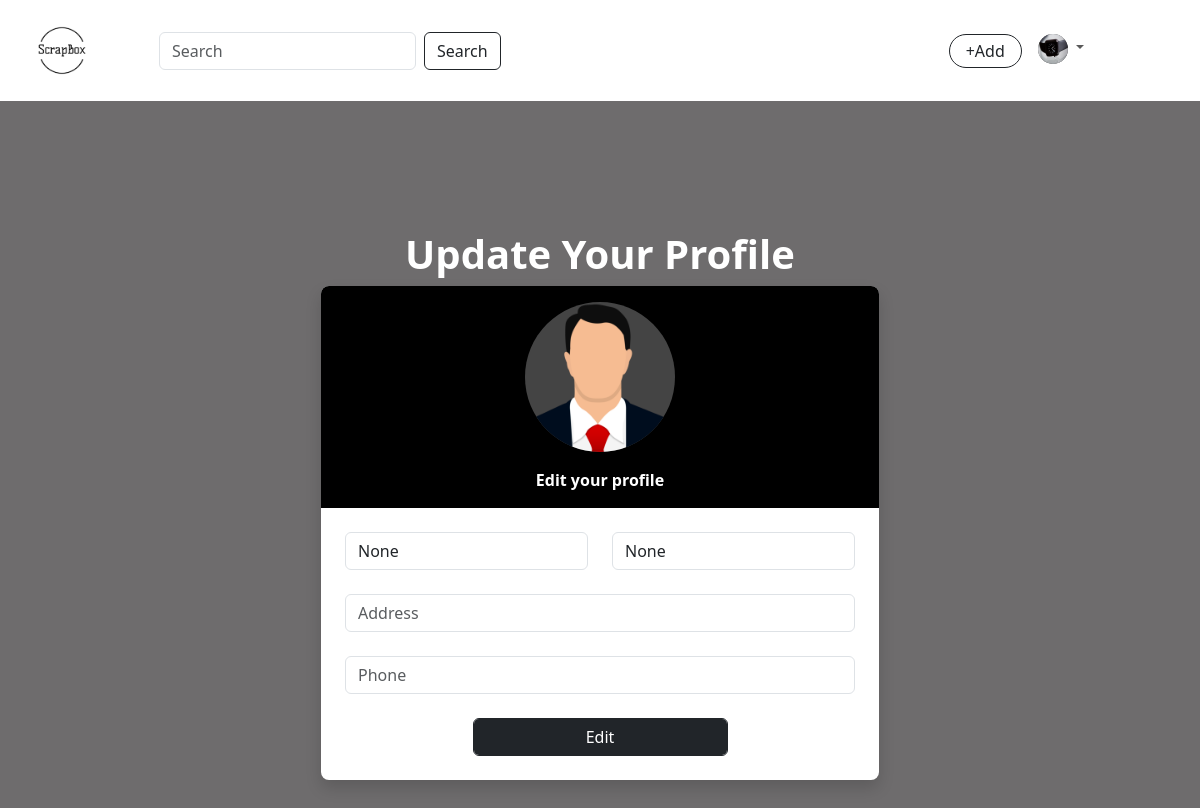
Page /profile/3/update/ (signed in) on the earlier database version.
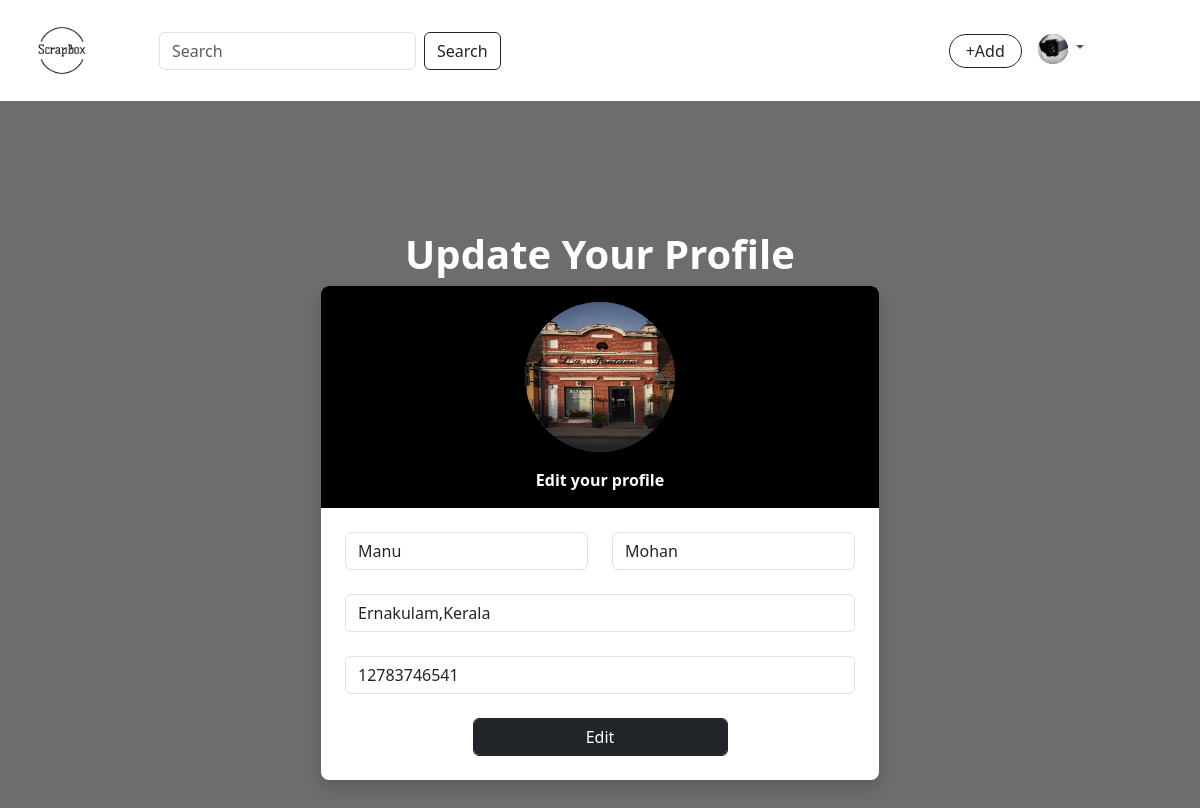
Same page on the later database version.
### scrapboxapp/models.py (models this page shows, shortened)
class UserProfile(models.Model):
    user=models.OneToOneField(User,on_delete=models.CASCADE,related_name="profile")
    first_name=models.CharField(max_length=200,null=True)
    last_name=models.CharField(max_length=200,null=True)
    address=models.CharField(max_length=200)
    phone=models.CharField(max_length=200)
    profile_pic=models.ImageField(upload_to="profilepics")

### scrapboxapp/views.py (the view, shortened to what this page needs)
# urls.py: path('profile/<int:pk>/update/',views.UserUpdateView.as_view(),name="profile-edit"),
@method_decorator(decs,name="dispatch")
class UserUpdateView(UpdateView):
    model=UserProfile
    form_class=UserProfileForm
    template_name="profile_edit.html"

### scrapboxapp/forms.py
class UserProfileForm(forms.ModelForm):
    class Meta:
        model=UserProfile
        exclude=["user"]

### scrapboxapp/templates/profile_edit.html (shortened to what this page needs)
{%extends 'base.html'%}
{%load static%}
{%block body_block%}
    <head>
        <link href="https://cdn.jsdelivr.net/npm/bootstrap@5.3.2/dist/css/bootstrap.min.css" rel="stylesheet">
        <link rel="stylesheet" href="{%static 'scrapbox/css/profile_edit.css'%}">
    </head>
    <body style="background: #6e6c6d;">
        <div class="vh-100 container d-flex flex-column justify-content-center align-items-center">
            <div>
                <h1 class="text-white fw-bold mt-2">Update Your Profile</h1>
            </div>
            <form action="" method="post" enctype="multipart/form-data" class="border-0 rounded-3 form-control p-0 w-50 shadow">
                <div class="text-center bg-black rounded-top-3 rounded-bottom-0 pb-3">
                    <label for="fileToUpload">
                        <div class="p-3">
                            {% if form.profile_pic.value %}
                            <img class="profile-small profile-pic shadow" src="{{ form.profile_pic.value.url }}" alt="Avatar" style="border-radius: 50%; background-color: rgb(68, 68, 68);">
                            {% else %}
                            <img class="profile-small profile-pic shadow" src="{% static 'scrapbox/images/profilepic.png' %}" alt="Avatar" style="border-radius: 50%; background-color: rgb(68, 68, 68);">
                            {% endif %}
                        </div>
                    </label>
                    <div class="text-white fw-bold">
                        Edit your profile
                    </div>
                </div>
                <div class="p-4">
                    <div class="row">
                        <div class="mb-4 col-md-6">
                            <input type="text" name="first_name" value="{{ form.first_name.value }}" class="form-control" placeholder="First Name">
                        </div>
                        <div class="mb-4 col-md-6">
                            <input type="text" name="last_name" value="{{ form.last_name.value }}" class="form-control" placeholder="Last Name">
                        </div>
                    </div>
                    <div class="mb-4">
                        <input type="text" name="address" value="{{ form.address.value }}" class="form-control" placeholder="Address">
                    </div>
                    <div class="mb-4">
                        <input type="number" name="phone" value="{{ form.phone.value }}" class="form-control" placeholder="Phone">
                    </div>
                    <div class="text-center">
                        <button type="submit" class="btn btn-dark form-control w-50">Edit</button>
                    </div>
                </div>
            </form>
        </div>
</body>
</html>
{%endblock%}

Differences in the rows shown:
now on this page (row edited): UserProfile: first_name "Manu", last_name "Mohan", address "Ernakulam,Kerala", phone "12783746541"
Other differences:
form field first_name: "None" → (not shown)
form field last_name: "None" → (not shown)
